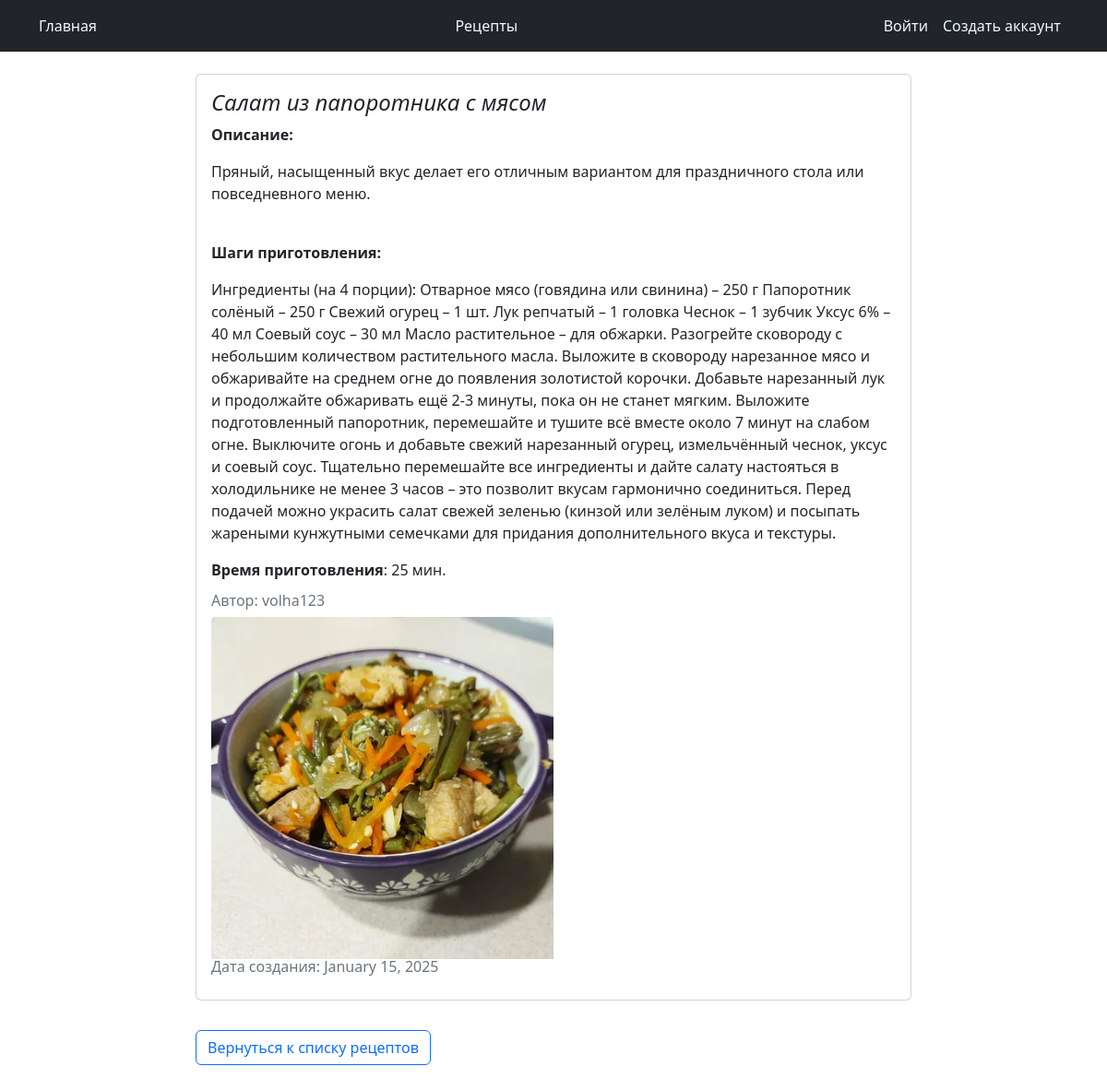
Page /recipe/list/7/ on the earlier database version.
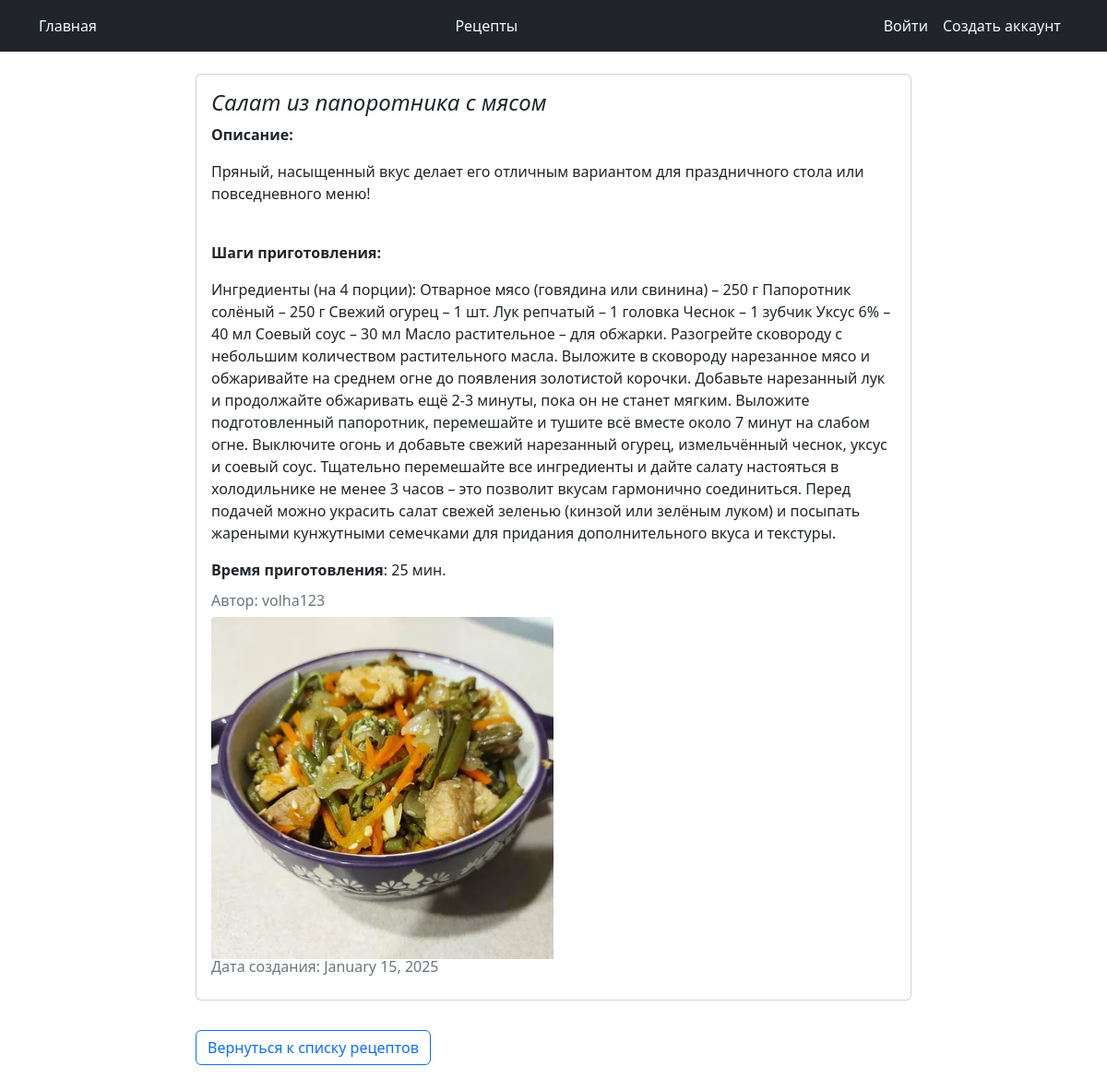
Same page on the later database version.
### recipesapp/models.py (models this page shows, shortened)
class Recipe(models.Model):
    class Meta:
        verbose_name = "Recipe"
        ordering = ['-title', 'created_at']
    title = models.CharField(max_length=150)
    description = models.TextField()
    steps_of_cooking = models.TextField()
    time_for_cooking = models.IntegerField(default=15)
    author = models.ForeignKey(User, on_delete=models.PROTECT)
    created_at = models.DateTimeField(auto_now_add=True)
    updated_at = models.DateTimeField(auto_now=True)
    archived = models.BooleanField(default=False)
    photo = models.ImageField(null=True,  blank=True, upload_to=recipe_photo_directory_path)

### recipesapp/views.py (the view)
# urls.py: path('list/<int:pk>/', RecipeDetailsView.as_view(), name='recipe_details'),
class RecipeDetailsView(DetailView):
    template_name = "recipesapp/recipe-details.html"
    model = Recipe
    context_object_name = "recipe"

### recipesapp/templates/recipesapp/recipe-details.html (shortened to what this page needs)
<!DOCTYPE html>
{% extends "recipesapp/base.html" %}
{% load static %}
    {% block content %}
    <div class="card mb-3">
      <div class="card-body">
        <h4 class="card-title"> <em>{{ recipe.title }}</em></h4>
        <p class="card-text"><b>Описание:</b></p>
        <p> {{ recipe.description }}</p>
        <br>
        <p class="card-text"><b>Шаги приготовления:</b></p>
        <p>{{ recipe.steps_of_cooking }}</p>
        <p class="card-text"><b>Время приготовления</b>: {{ recipe.time_for_cooking }} мин.</p>
        <h6 class="card-subtitle mb-2 text-muted">Автор: {{ recipe.author }}</h6>
      {% if recipe.photo %}
        <div>
            <img class="card-img-top" style="width:50%" src="{{ recipe.photo.url }}" alt="">
        </div>
      {% else %}
        <p class="card-text" style="color:red"><em><b>К сожалению, фото рецепта отсутствует.</b></em></p>
      {% endif %}
      <div>
        <p class="card-subtitle mb-2 text-muted" style="color:grey">Дата создания: {{ recipe.created_at|date:"F d, Y" }}</p>
      </div>
     </div>
    </div>
    {% if object.author == user or user.is_staff %}
      <div class="form-group py-3">
        <a class="btn btn-outline-info" href="{% url 'recipesapp:recipe_update' pk=recipe.pk %}">Изменить рецепт</a>
      </div>
      <div class="form-group py-3">
        <a class="btn btn-outline-danger" href="{% url 'recipesapp:recipe_delete' pk=recipe.pk %}">Удалить рецепт</a>
      </div>
      <div class="form-group py-3">
        <a class="btn btn-outline-primary" href="{% url 'recipesapp:list' %}">Вернуться к списку рецептов</a>
      </div>
    {% else %}
    <div class="form-group py-3">
      <a class="btn btn-outline-primary" href="{% url 'recipesapp:list' %}">Вернуться к списку рецептов</a>
    </div>
    {% endif %}
    {% endblock %}

Differences in the rows shown:
changed Recipe "Салат из папоротника с мясом": description "Пряный, насыщенный вкус делает его отличным вариантом для праздничного стола или повседневного меню." → "Пряный, насыщенный вкус делает его отличным вариантом для праздничного стола или повседневного меню!"
